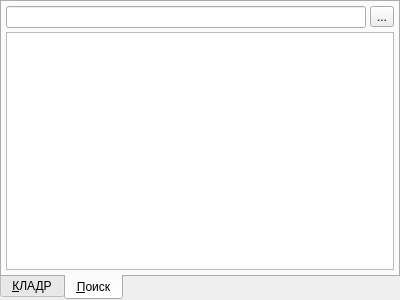
<ui version="4.0" >
 <class>KLADRTreePopup</class>
 <widget class="QWidget" name="KLADRTreePopup" >
  <property name="geometry" >
   <rect>
    <x>0</x>
    <y>0</y>
    <width>400</width>
    <height>300</height>
   </rect>
  </property>
  <property name="windowTitle" >
   <string>Form</string>
  </property>
  <layout class="QGridLayout" >
   <property name="leftMargin" >
    <number>0</number>
   </property>
   <property name="topMargin" >
    <number>0</number>
   </property>
   <property name="rightMargin" >
    <number>0</number>
   </property>
   <property name="bottomMargin" >
    <number>0</number>
   </property>
   <property name="horizontalSpacing" >
    <number>0</number>
   </property>
   <property name="verticalSpacing" >
    <number>0</number>
   </property>
   <item row="0" column="0" >
    <widget class="QTabWidget" name="tabWidget" >
     <property name="tabPosition" >
      <enum>QTabWidget::South</enum>
     </property>
     <property name="tabShape" >
      <enum>QTabWidget::Rounded</enum>
     </property>
     <property name="currentIndex" >
      <number>1</number>
     </property>
     <widget class="QWidget" name="tabTree" >
      <attribute name="title" >
       <string>&amp;КЛАДР</string>
      </attribute>
      <layout class="QVBoxLayout" >
       <property name="spacing" >
        <number>4</number>
       </property>
       <property name="leftMargin" >
        <number>4</number>
       </property>
       <property name="topMargin" >
        <number>4</number>
       </property>
       <property name="rightMargin" >
        <number>4</number>
       </property>
       <property name="bottomMargin" >
        <number>4</number>
       </property>
       <item>
        <widget class="CKLADRTreeView" name="treeView" />
       </item>
      </layout>
     </widget>
     <widget class="QWidget" name="tabSearch" >
      <attribute name="title" >
       <string>&amp;Поиск</string>
      </attribute>
      <layout class="QGridLayout" >
       <property name="leftMargin" >
        <number>4</number>
       </property>
       <property name="topMargin" >
        <number>4</number>
       </property>
       <property name="rightMargin" >
        <number>4</number>
       </property>
       <property name="bottomMargin" >
        <number>4</number>
       </property>
       <property name="horizontalSpacing" >
        <number>4</number>
       </property>
       <property name="verticalSpacing" >
        <number>4</number>
       </property>
       <item row="0" column="0" >
        <widget class="QLineEdit" name="edtWords" />
       </item>
       <item row="0" column="1" >
        <widget class="QToolButton" name="btnSearch" >
         <property name="text" >
          <string>...</string>
         </property>
        </widget>
       </item>
       <item row="1" column="0" colspan="2" >
        <widget class="CKLADRSearchResult" name="tblSearchResult" />
       </item>
      </layout>
     </widget>
    </widget>
   </item>
  </layout>
 </widget>
 <customwidgets>
  <customwidget>
   <class>CKLADRTreeView</class>
   <extends>QTreeView</extends>
   <header>KLADRViews.h</header>
  </customwidget>
  <customwidget>
   <class>CKLADRSearchResult</class>
   <extends>QTableView</extends>
   <header>KLADRViews.h</header>
  </customwidget>
 </customwidgets>
 <resources/>
 <connections/>
</ui>
